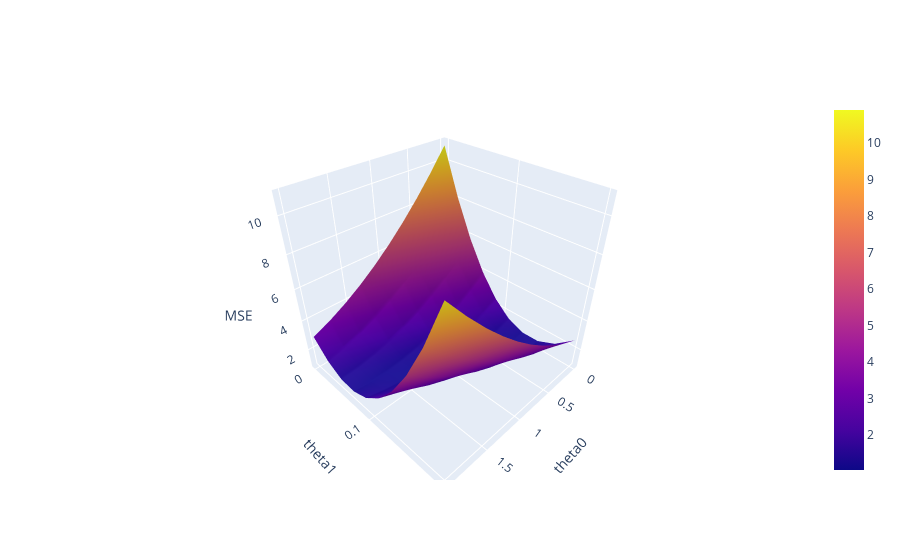

Notebook code for this chart:
### Markdown cell above
### Gradient Notation

Consider the 2D function: $$f(\theta_0, \theta_1) = 8\theta_0^2 + 3\theta_0\theta_1$$

For a function of 2 variables, $f(\theta_0, \theta_1)$ we define the gradient as $\nabla_\theta f = \frac{\partial f}{\partial \theta_0} \vec{i} +  \frac{\partial f}{\partial \theta_1} \vec{j} $, where $\vec{i}$ and $\vec{j}$ are the unit vectors in the $\theta_0$ and $\theta_1$ directions.

$$\frac{\partial f}{\partial \theta_0} = 16\theta_0 + 3\theta_1$$

$$\frac{\partial f}{\partial \theta_1} = 3\theta_0$$

$$\nabla_\theta f =  (16\theta_0 + 3\theta_1)\vec{i} + (3\theta_0)\vec{j}$$

We can also write it in column vector notation. 

$$\nabla_\theta f =  \begin{bmatrix} \frac{\partial f}{\partial \theta_0} \\ \frac{\partial f}{\partial \theta_1} \\... \end{bmatrix}$$

EX: $\nabla_\theta f =  \begin{bmatrix}16\theta_0 + 3\theta_1 \\ 3\theta_0\end{bmatrix}$

You should read these gradients as:

- $\frac{\partial f}{\partial \theta_0}$ : If I nudge the 1st model weight, what happens to loss?
-  $\frac{\partial f}{\partial \theta_1}$ :If I nudge the 2nd model weight, what happens to loss?
- etc.


### Multidimensional Gradient Descent
We're in good shape now: we've developed a technique to find the minimum value of a more complex objective function. 

The function we worked with above was one-dimensional – we were only minimizing the function with respect to a single parameter, $\theta$. However, as we've seen before, we often need to optimize a cost function with respect to several parameters (for example, when selecting the best model parameters for multiple linear regression). We'll need to extend our gradient descent rule to *multidimensional* objective functions.

Now suppose we improve our model so that we want to predict the tip from the total_bill plus a constant offset, in other words:

$$\textrm{tip} = \theta_0 + \theta_1 \textrm{bill}$$

To put this in more concrete terms what this means, let's return to the familiar case of simple linear regression with MSE loss.
$$\text{MSE}(\theta_0,\:\theta_1) = \frac{1}{n} \sum_{i=1}^{n} (y_i - \hat{y}_i)^2 = \frac{1}{n} \sum_{i=1}^{n} (y_i - \theta_0 - \theta_1 x)^2$$

Now, loss is expressed in terms of *two* parameters, $\theta_0$ and $\theta_1$. Rather than a one-dimensional loss function as we had above, we are now dealing with a two-dimensional **loss surface**.

### Code cell
# This code is for illustration purposes only
# It contains a lot of syntax you have not seen
import plotly.graph_objects as go

model = LinearRegression(fit_intercept = False)
df = sns.load_dataset("tips")
df["bias"] = 1
model.fit(df[["bias","total_bill"]], df["tip"])
model.coef_

uvalues = np.linspace(0, 2, 10)
vvalues = np.linspace(0, 0.2, 10)
(u,v) = np.meshgrid(uvalues, vvalues)
thetas = np.vstack((u.flatten(),v.flatten()))

X = df[["bias","total_bill"]].to_numpy()
Y = df["tip"].to_numpy()

def mse_loss_single_arg(theta):
    return mse_loss(theta, X, Y)

def mse_loss(theta, X, y_obs):
    y_hat = X @ theta
    return np.mean((y_hat - Y) ** 2)    

MSE = np.array([mse_loss_single_arg(t) for t in thetas.T])

loss_surface = go.Surface(x=u, y=v, z=np.reshape(MSE, u.shape))

ind = np.argmin(MSE)
optimal_point = go.Scatter3d(name = "Optimal Point",
    x = [thetas.T[ind,0]], y = [thetas.T[ind,1]], 
    z = [MSE[ind]],
    marker=dict(size=10, color="red"))

fig = go.Figure(data=[loss_surface, optimal_point])
fig.update_layout(scene = dict(
    xaxis_title = "theta0",
    yaxis_title = "theta1",
    zaxis_title = "MSE"))
fig.show()

### Figure 1 — Plotly figure (JSON) as saved in the notebook; plotly's stock layout.template omitted (floating-point values rounded to 4 significant figures)
{"data": [{"type": "surface", "x": [[0, 0.2222, 0.4444, 0.6667, 0.8889, 1.111, 1.333, 1.556, 1.778, 2], [0, 0.2222, 0.4444, 0.6667, 0.8889, 1.111, 1.333, 1.556, 1.778, 2], [0, 0.2222, 0.4444, 0.6667, 0.8889, 1.111, 1.333, 1.556, 1.778, 2], [0, 0.2222, 0.4444, 0.6667, 0.8889, 1.111, 1.333, 1.556, 1.778, 2], [0, 0.2222, 0.4444, 0.6667, 0.8889, 1.111, 1.333, 1.556, 1.778, 2], [0, 0.2222, 0.4444, 0.6667, 0.8889, 1.111, 1.333, 1.556, 1.778, 2], [0, 0.2222, 0.4444, 0.6667, 0.8889, 1.111, 1.333, 1.556, 1.778, 2], [0, 0.2222, 0.4444, 0.6667, 0.8889, 1.111, 1.333, 1.556, 1.778, 2], [0, 0.2222, 0.4444, 0.6667, 0.8889, 1.111, 1.333, 1.556, 1.778, 2], [0, 0.2222, 0.4444, 0.6667, 0.8889, 1.111, 1.333, 1.556, 1.778, 2]], "y": [[0, 0, 0, 0, 0, 0, 0, 0, 0, 0], [0.02222, 0.02222, 0.02222, 0.02222, 0.02222, 0.02222, 0.02222, 0.02222, 0.02222, 0.02222], [0.04444, 0.04444, 0.04444, 0.04444, 0.04444, 0.04444, 0.04444, 0.04444, 0.04444, 0.04444], [0.06667, 0.06667, 0.06667, 0.06667, 0.06667, 0.06667, 0.06667, 0.06667, 0.06667, 0.06667], [0.08889, 0.08889, 0.08889, 0.08889, 0.08889, 0.08889, 0.08889, 0.08889, 0.08889, 0.08889], [0.1111, 0.1111, 0.1111, 0.1111, 0.1111, 0.1111, 0.1111, 0.1111, 0.1111, 0.1111], [0.1333, 0.1333, 0.1333, 0.1333, 0.1333, 0.1333, 0.1333, 0.1333, 0.1333, 0.1333], [0.1556, 0.1556, 0.1556, 0.1556, 0.1556, 0.1556, 0.1556, 0.1556, 0.1556, 0.1556], [0.1778, 0.1778, 0.1778, 0.1778, 0.1778, 0.1778, 0.1778, 0.1778, 0.1778, 0.1778], [0.2, 0.2, 0.2, 0.2, 0.2, 0.2, 0.2, 0.2, 0.2, 0.2]], "z": [[10.9, 9.613, 8.429, 7.343, 6.356, 5.468, 4.679, 3.988, 3.396, 2.903], [8.124, 7.036, 6.047, 5.157, 4.365, 3.672, 3.078, 2.583, 2.187, 1.889], [5.815, 4.923, 4.129, 3.435, 2.839, 2.341, 1.943, 1.643, 1.442, 1.34], [3.972, 3.275, 2.677, 2.177, 1.777, 1.475, 1.272, 1.167, 1.162, 1.255], [2.593, 2.091, 1.689, 1.385, 1.18, 1.073, 1.065, 1.156, 1.346, 1.635], [1.679, 1.373, 1.165, 1.057, 1.047, 1.136, 1.324, 1.61, 1.995, 2.479], [1.229, 1.118, 1.106, 1.193, 1.379, 1.663, 2.046, 2.528, 3.109, 3.788], [1.244, 1.329, 1.512, 1.794, 2.175, 2.655, 3.234, 3.911, 4.687, 5.562], [1.723, 2.004, 2.382, 2.86, 3.437, 4.112, 4.886, 5.758, 6.73, 7.8], [2.667, 3.143, 3.717, 4.39, 5.162, 6.033, 7.002, 8.071, 9.237, 10.5]]}, {"marker": {"color": "red", "size": 10}, "name": "Optimal Point", "type": "scatter3d", "x": [0.8889], "y": [0.1111], "z": [1.047]}], "layout": {"scene": {"xaxis": {"title": {"text": "theta0"}}, "yaxis": {"title": {"text": "theta1"}}, "zaxis": {"title": {"text": "MSE"}}}}}
